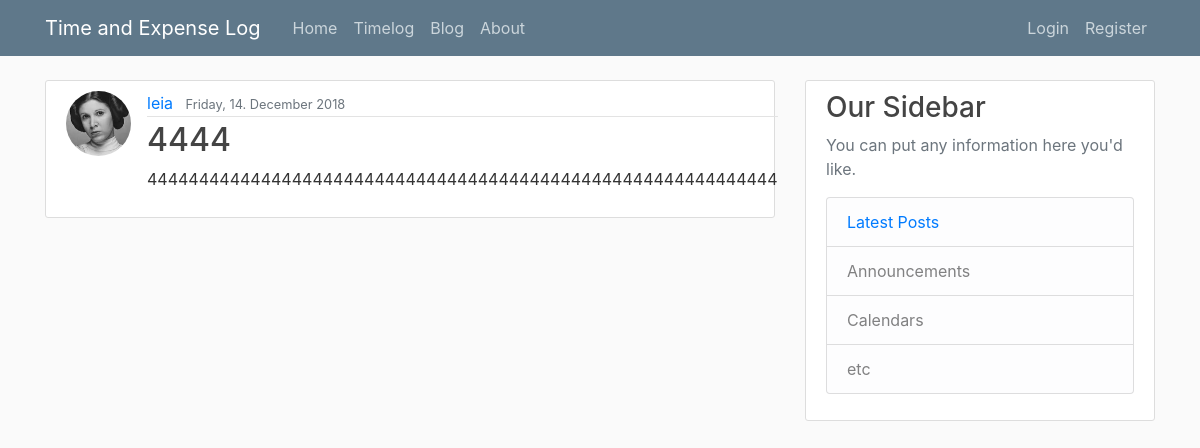
/blog/post/34, run on an earlier commit of the app's database.
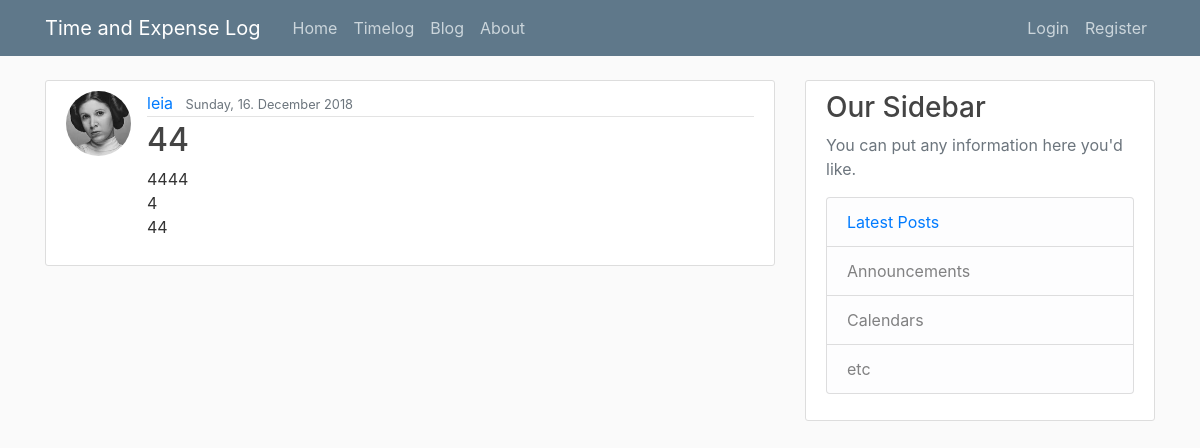
And on a later commit of the database.
### timexlog/models.py (models this page shows, shortened)
class Post(db.Model):
    id = db.Column(db.Integer, primary_key=True)
    title = db.Column(db.String(100), nullable=False)
    date_posted = db.Column(db.DateTime, nullable=False,
                            default=datetime.utcnow())
    content = db.Column(db.Text, nullable=False)
    user_id = db.Column(db.Integer, db.ForeignKey('user.id'), nullable=False)

### timexlog/blog/routes.py (the view)
@blog.route("/blog/post/<int:post_id>")
def post(post_id):
    post_cur = Post.query.get_or_404(post_id)
    return render_template('blog/post.html', title=post_cur.title, post=post_cur)

### timexlog/templates/blog/post.html (shortened to what this page needs)
{% extends "blog_layout.html" %}
{% block content %}
	<article class="media content-section">
		<img class="rounded-circle article-img" src="{{ url_for('static', filename='profile_pics/' + post.author.image_file) }}">
		<div class="media-body">
			<div class="article-metadata">
				<a class="mr-2" href="#">{{ post.author.username }}</a>
				<small class="text-muted">{{ "{date:%A}, {date.day}. {date:%B} {date.year}".format(date=post.date_posted) }}</small>
			</div>
			<h2 class="article-title">{{ post.title }}</h2>
			<p class="article-content">{{ post.content }}</p>
		</div>
	</article>
{% endblock content %}

What changed in the data, as far as the page shows it:
changed Post: date_posted "Friday, 14. December 2018" → "Sunday, 16. December 2018"; title "4444" → "44"; content "4444444444444444444444444444444444444444444444444444444444444" → "4444 4 44"
